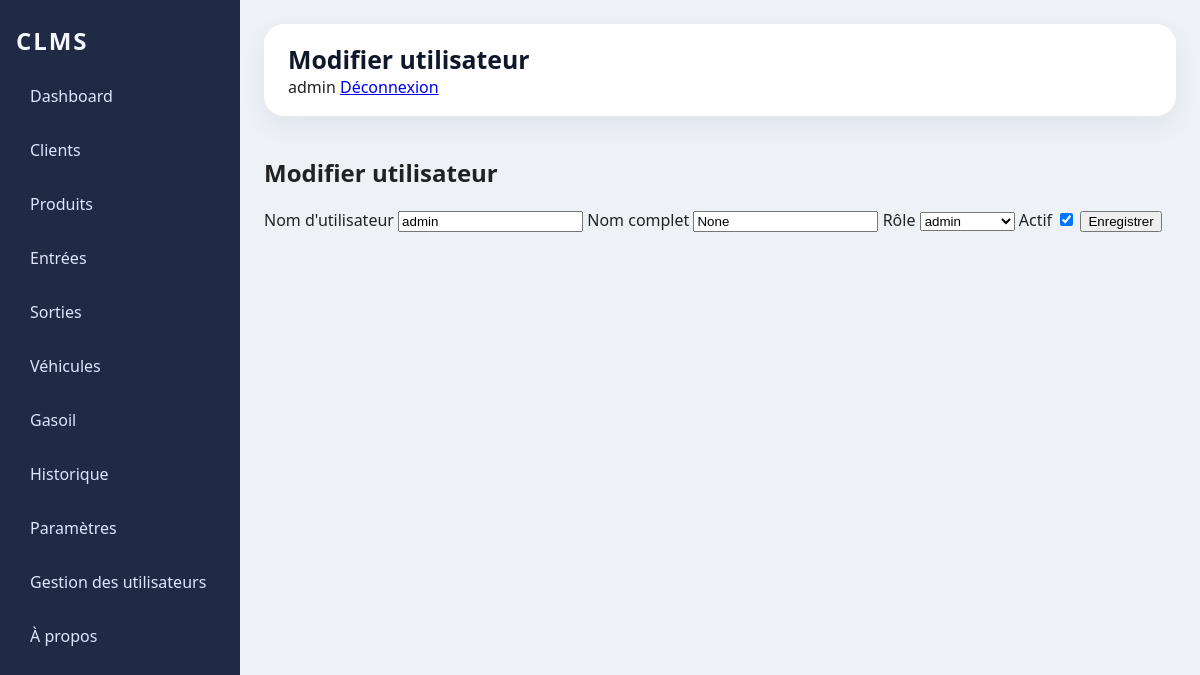
Page /users/edit/1 (signed in) on the committed database.
### tables this page shows
CREATE TABLE users(

                id INTEGER PRIMARY KEY AUTOINCREMENT,

                username TEXT NOT NULL UNIQUE,

                password_hash TEXT NOT NULL,

                role TEXT NOT NULL DEFAULT 'user',

                nom_complet TEXT,

                actif INTEGER NOT NULL DEFAULT 1,

                date_creation TEXT

            , password_salt TEXT);

### web_app.py (the view, shortened to what this page needs)
@app.route('/users/edit/<int:user_id>', methods=['GET', 'POST'])
@require_role('admin')
def users_edit(user_id):
    uc = UserController()
    try:
        user = uc.get_user_by_id(user_id)
        if not user:
            flash('Utilisateur introuvable.', 'error')
            return redirect(url_for('gestion_utilisateurs'))
        return render_template('_user_form.html', title='Modifier utilisateur', user=user)
    finally:
        uc.close()

### controllers/user_controller.py (called while the page is built)
    def get_user_by_id(self, user_id):
        return self.db.get_user_by_id(user_id)

    def get_user_by_username(self, username):
        return self.db.get_user_by_username(username)

    def close(self):
        try:
            if getattr(self, 'db', None):
                self.db.close()
        except Exception:
            pass

### database/database.py (called while the page is built, shortened)
    @staticmethod
    def resolve_db_path(db_path: str = "database/clms.db") -> str:
        test_db_path = os.environ.get("CLMS_TEST_DB_PATH", "").strip()
        if test_db_path:
            resolved = test_db_path
            if not os.path.isabs(resolved):
                resolved = os.path.abspath(os.path.join(os.getcwd(), resolved))
            return resolved
        if not db_path:
            db_path = "database/clms.db"
        if not os.path.isabs(db_path):
            db_path = os.path.abspath(os.path.join(os.getcwd(), db_path))
        return db_path

    def close(self):
        if self.connection:
            self.connection.close()
            print("DATABASE CLOSED")

    def create_default_admin(self):
        self.cursor.execute(
            "SELECT id FROM users WHERE username = ?",
            ("admin",)
        )
        admin = self.cursor.fetchone()
        if admin is not None:
            return

    def get_user_by_id(self, user_id):
        self.cursor.execute("SELECT id, username, role, nom_complet, actif, date_creation FROM users WHERE id = ?", (user_id,))
        r = self.cursor.fetchone()
        if not r:
            return None
        return {
            'id': r[0],
            'username': r[1],
            'role': r[2],
            'nom_complet': r[3],
            'actif': int(r[4]) if r[4] is not None else None,
            'date_creation': r[5]
        }

    def get_user_by_username(self, username):
        self.cursor.execute("SELECT id, username, role, nom_complet, actif, date_creation FROM users WHERE username = ?", (username,))
        r = self.cursor.fetchone()
        if not r:
            return None
        return {
            'id': r[0],
            'username': r[1],
            'role': r[2],
            'nom_complet': r[3],
            'actif': int(r[4]) if r[4] is not None else None,
            'date_creation': r[5]
        }

### templates/_user_form.html (shortened to what this page needs)
{% extends 'base.html' %}
{% block content %}
<h1>{{ title }}</h1>
<form method="post">
  {% if not change_password %}
  <label>Nom d'utilisateur</label>
  {% if user %}
    <input type="text" name="username" value="{{ user.username }}" readonly>
  {% else %}
    <input type="text" name="username" required>
  {% endif %}
  <label>Nom complet</label>
  <input type="text" name="nom_complet" value="{{ user.nom_complet if user else '' }}">
  <label>Rôle</label>
  <select name="role">
    {% for r in ['admin','responsable','magasinier'] %}
      <option value="{{ r }}" {% if user and user.role==r %}selected{% endif %}>{{ r }}</option>
    {% endfor %}
  </select>
  <label>Actif</label>
  <input type="checkbox" name="actif" {% if user and user.actif %}checked{% endif %}>
  <button type="submit">Enregistrer</button>
  {% else %}
    <label>Nouveau mot de passe</label>
    <input type="password" name="password" required>
    <label>Confirmer</label>
    <input type="password" name="confirm" required>
    <button type="submit">Changer le mot de passe</button>
  {% endif %}
</form>
{% endblock %}

### static/css/style.css (style rules this page uses)
:root { color-scheme: light; font-family: 'Segoe UI', Tahoma, Geneva, Verdana, sans-serif; background: #f6f7fb; color: #222; }
* { box-sizing: border-box; }
body { margin: 0; min-height: 100vh; background: #eef2f7; }
* { --primary-blue: #2563eb; --dark-navy: #0f172a; --darker-navy: #0a0f1f; --hero-bg-start: #1e293b; --hero-bg-end: #0f172a; --card-bg: #ffffff; --text-primary: #1e293b; --text-secondary: #64748b; --border-light: #e2e8f0; --success-green: #22c55e; --error-red: #dc2626; --glass-white: rgba(255, 255, 255, 0.95); --glass-backdrop: rgba(15, 23, 42, 0.5); }

### rows in the picture
users: username "admin", role "admin", actif "☑"

### other values in the picture
{{ title if title else 'Dashboard' }} "Modifier utilisateur"
{{ session.get('username') }} "admin"
{{ title }} "Modifier utilisateur"
